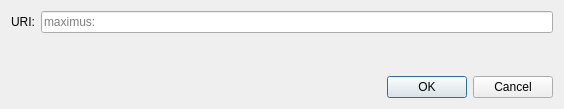
<?xml version="1.0" encoding="UTF-8"?>
<ui version="4.0">
 <class>OpenURIDialog</class>
 <widget class="QDialog" name="OpenURIDialog">
  <property name="geometry">
   <rect>
    <x>0</x>
    <y>0</y>
    <width>564</width>
    <height>109</height>
   </rect>
  </property>
  <property name="windowTitle">
   <string>Open URI</string>
  </property>
  <layout class="QVBoxLayout" name="verticalLayout">
   <item>
    <layout class="QHBoxLayout" name="horizontalLayout">
     <item>
      <widget class="QLabel" name="label">
       <property name="text">
        <string>URI:</string>
       </property>
      </widget>
     </item>
     <item>
      <widget class="QValidatedLineEdit" name="uriEdit">
       <property name="placeholderText">
        <string notr="true">maximus:</string>
       </property>
      </widget>
     </item>
    </layout>
   </item>
   <item>
    <spacer name="verticalSpacer">
     <property name="orientation">
      <enum>Qt::Vertical</enum>
     </property>
     <property name="sizeHint" stdset="0">
      <size>
       <width>20</width>
       <height>40</height>
      </size>
     </property>
    </spacer>
   </item>
   <item>
    <widget class="QDialogButtonBox" name="buttonBox">
     <property name="orientation">
      <enum>Qt::Horizontal</enum>
     </property>
     <property name="standardButtons">
      <set>QDialogButtonBox::Cancel|QDialogButtonBox::Ok</set>
     </property>
    </widget>
   </item>
  </layout>
 </widget>
 <customwidgets>
  <customwidget>
   <class>QValidatedLineEdit</class>
   <extends>QLineEdit</extends>
   <header>qt/qvalidatedlineedit.h</header>
  </customwidget>
 </customwidgets>
 <resources/>
 <connections>
  <connection>
   <sender>buttonBox</sender>
   <signal>accepted()</signal>
   <receiver>OpenURIDialog</receiver>
   <slot>accept()</slot>
   <hints>
    <hint type="sourcelabel">
     <x>248</x>
     <y>254</y>
    </hint>
    <hint type="destinationlabel">
     <x>157</x>
     <y>274</y>
    </hint>
   </hints>
  </connection>
  <connection>
   <sender>buttonBox</sender>
   <signal>rejected()</signal>
   <receiver>OpenURIDialog</receiver>
   <slot>reject()</slot>
   <hints>
    <hint type="sourcelabel">
     <x>316</x>
     <y>260</y>
    </hint>
    <hint type="destinationlabel">
     <x>286</x>
     <y>274</y>
    </hint>
   </hints>
  </connection>
 </connections>
</ui>
